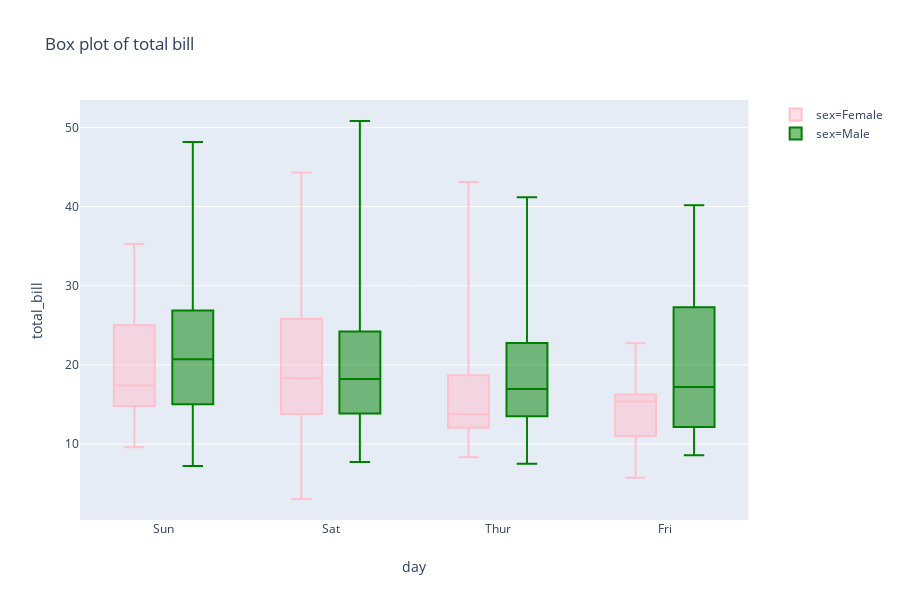

Notebook code for this chart:
### Code cell
import plotly.express as px
tips = px.data.tips()
fig = px.box(tips, x="day", y="total_bill", color='sex',
             notched=False, # used notched shape
             title="Box plot of total bill",
#              hover_data=["day"] # add day column to hover data
                color_discrete_map={'Female':'pink','Male':'green'},
             points=False
            )
fig.show()

### Figure 1 — Plotly figure (JSON) as saved in the notebook; plotly's stock layout.template omitted (floating-point values rounded to 4 significant figures; data arrays with more than 128 entries replaced by an {"elided": "..."} marker saying what was removed)
{"data": [{"alignmentgroup": "True", "boxpoints": false, "hoverlabel": {"namelength": 0}, "hovertemplate": "sex=Female<br>day=%{x}<br>total_bill=%{y}", "legendgroup": "sex=Female", "marker": {"color": "pink"}, "name": "sex=Female", "notched": false, "offsetgroup": "sex=Female", "orientation": "v", "showlegend": true, "type": "box", "x": ["Sun", "Sun", "Sun", "Sun", "Sun", "Sun", "Sat", "Sat", "Sat", "Sat", "Sat", "Sat", "Sun", "Sun", "Sat", "Sat", "Sat", "Sat", "Sat", "Sat", "Sat", "Thur", "Thur", "Fri", "Fri", "Fri", "Fri", "Fri", "Sat", "Sat", "Sat", "Sat", "Sat", "Sun", "Sun", "Thur", "Thur", "Thur", "Thur", "Thur", "Thur", "Thur", "Thur", "Thur", "Thur", "Thur", "Thur", "Thur", "Thur", "Thur", "Thur", "Thur", "Thur", "Thur", "Thur", "Thur", "Thur", "Sun", "Sun", "Sun", "Sun", "Sun", "Sat", "Sat", "Sun", "Sun", "Sun", "Thur", "Thur", "Thur", "Thur", "Thur", "Thur", "Thur", "Sat", "Sat", "Sat", "Sat", "Sat", "Fri", "Fri", "Fri", "Fri", "Sat", "Sat", "Sat", "Thur"], "x0": " ", "xaxis": "x", "y": [16.99, 24.59, 35.26, 14.83, 10.33, 16.97, 20.29, 15.77, 19.65, 15.06, 20.69, 16.93, 10.29, 34.81, 26.41, 16.45, 3.07, 17.07, 26.86, 25.28, 14.73, 10.07, 34.83, 5.75, 16.32, 22.75, 11.35, 15.38, 44.3, 22.42, 20.92, 14.31, 7.25, 25.71, 17.31, 10.65, 12.43, 24.08, 13.42, 12.48, 29.8, 14.52, 11.38, 20.27, 11.17, 12.26, 18.26, 8.51, 10.33, 14.15, 13.16, 17.47, 27.05, 16.43, 8.35, 18.64, 11.87, 29.85, 25, 13.39, 16.21, 17.51, 10.59, 10.63, 9.6, 20.9, 18.15, 19.81, 43.11, 13, 12.74, 13, 16.4, 16.47, 12.76, 13.27, 28.17, 12.9, 30.14, 13.42, 15.98, 16.27, 10.09, 22.12, 35.83, 27.18, 18.78], "y0": " ", "yaxis": "y"}, {"alignmentgroup": "True", "boxpoints": false, "hoverlabel": {"namelength": 0}, "hovertemplate": "sex=Male<br>day=%{x}<br>total_bill=%{y}", "legendgroup": "sex=Male", "marker": {"color": "green"}, "name": "sex=Male", "notched": false, "offsetgroup": "sex=Male", "orientation": "v", "showlegend": true, "type": "box", "x": {"elided": "157 str values"}, "x0": " ", "xaxis": "x", "y": {"elided": "157 float values"}, "y0": " ", "yaxis": "y"}], "layout": {"boxmode": "group", "height": 600, "legend": {"tracegroupgap": 0}, "title": {"text": "Box plot of total bill"}, "xaxis": {"anchor": "y", "domain": [0, 0.98], "title": {"text": "day"}}, "yaxis": {"anchor": "x", "domain": [0, 1], "title": {"text": "total_bill"}}}}
